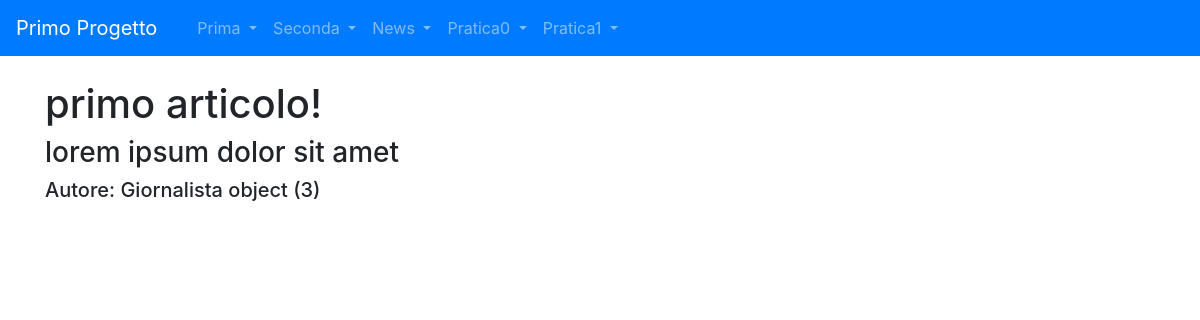
/news/articoli/1, run on the app's committed database.
### news/models.py (models this page shows)
class Articolo(models.Model):
  titolo=models.CharField(max_length=100)
  contenuto=models.TextField()
  giornalista=models.ForeignKey(Giornalista, on_delete=models.CASCADE, related_name="articoli")
  class Meta:
    verbose_name="Articolo"
    verbose_name_plural="Articoli"

class Giornalista(models.Model):
  nome=models.CharField(max_length=20)
  cognome=models.CharField(max_length=20)
  class Meta:
    verbose_name="Giornalista"
    verbose_name_plural="Giornalisti"

### news/views.py (the view)
# urls.py: path('articoli/<int:pk>',ArticoloDetailViewCB.as_view(),name="articolo_detail"),
class ArticoloDetailViewCB(DetailView):
  model=Articolo
  template_name="articolo_detail.html"

### news/templates/articolo_detail.html (shortened to what this page needs)
{% extends 'base.html' %}
{% block content %}
<h1>{{articolo.titolo}}</h1>
<h3>{{articolo.contenuto}}</h3>
<h5>Autore: {{articolo.giornalista}}</h5>
{% endblock content %}

### data on the page
Articolo: titolo "primo articolo!", contenuto "lorem ipsum dolor sit amet", giornalista "Giornalista object (3)"
